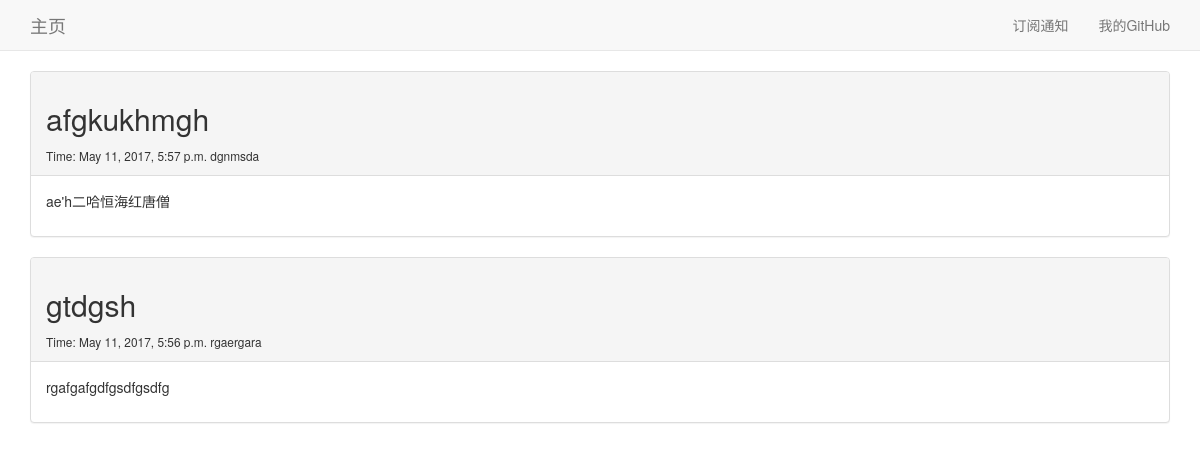
Before: / with the older database file.
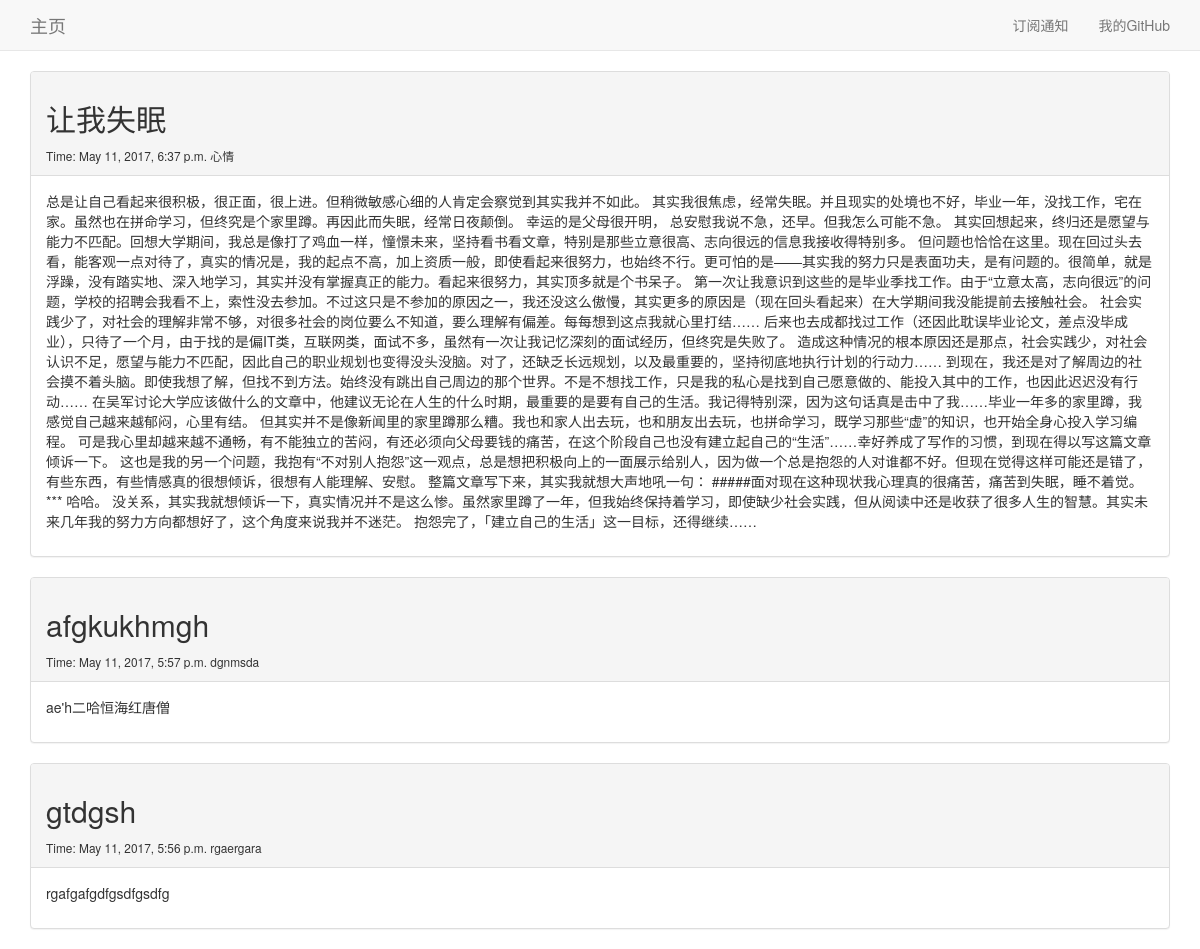
After: the same page with the newer database file.
### blog_main_part/models.py (models this page shows, shortened)
class Article(models.Model):
    title = models.CharField(max_length=100)
    category = models.CharField(max_length=50, blank=True)
    date_added = models.DateTimeField(auto_now_add=True)
    content = models.TextField(blank=True, null=True)
    class Meta:
        ordering = ['-date_added']
        verbose_name_plural = "articles"

### blog_main_part/views.py (the view)
# urls.py: url(r'^$', views.home, name='home'),
@cache_page(60 * 15)
def home(request):
    post_list = Article.objects.all()  # 获取Article模型的全部数据
    return render(request, 'blog_main_part/home.html', {'post_list': post_list})

### blog_main_part/templates/blog_main_part/home.html
{% extends "blog_main_part/base.html" %} {% load bootstrap3 %} {% block content %} {% for post in post_list %}
<section class="panel panel-default">
    <header class="panel-heading">
        <h2>
                {{ post.title }}
        </h2>
        <small>
          Time: <span>{{ post.date_added }}</span>
                <span>{{ post.category }}</span>
        </small>
    </header>
    <div class="panel-body">
        <p>
            {{ post.content }}
        </p>
    </div>
</section>
{% empty %} 这里还空空如也。 {% endfor %} {% endblock content %}

### blog_main_part/templates/blog_main_part/base.html (shortened to what this page needs)
 {% load bootstrap3 %}
<!DOCTYPE html>
<html lang="en">
    <head>
        {% bootstrap_css %} {% bootstrap_javascript %}
    </head>
    <body>
        <nav class="navbar navbar-default navbar-static-top">
            <div class="container">
                <div class="navbar-header">
                    <a class="navbar-brand" href="{% url 'blog_main_part:home' %}">
                        主页</a>
                </div>
                <ul class="nav navbar-nav navbar-right">
                    <li>
                        <a>订阅通知</a>
                    </li>
                    <li>
                        <a target="_blank" href="https://github.com/Bryanthelol">我的GitHub</a>
                    </li>
                </ul>
            </div>
        </nav>
        <div class="container">
            <div>
                {% block content %}{% endblock content %}
            </div>
        </div>
    </body>
</html>

Changed rows visible on the page:
added Article: title "让我失眠", date_added "May 11, 2017, 6:37 p.m.", category "心情", content "总是让自己看起来很积极，很正面，很上进。但稍微敏感心细的人肯定会察觉到其实我并不如此。 其实我很焦虑，经常失眠。并且现实的处境也不好，毕业一年，没找工作，宅在家。虽然也在拼命学习，但终究是个家里蹲。再因此而失眠，经常日夜颠倒。 幸运的是父母很开明， 总安慰我说不急，还早。但我怎么可能不急。 其实回想起来，终归还是愿望与能力不匹配。回想大学期间，我总是像打了鸡血一样，憧憬未来，坚持看书看文章，特别是那些立意很高、志向很远的信息我接收得特别多。 但问题也恰恰在这里。现在回过头去看，能客观一点对待了，真实的情况是，我的起点不高，加上资质一般，即使看起来很努力，也始终不行。更可怕的是——其实我的努力只是表面功夫，是有问题的。很简单，就是浮躁，没有踏实地、深入地学习，其实并没有掌握真正的能力。看起来很努力，其实顶多就是个书呆子。 第一次让我意识到这些的是毕业季找工作。由于“立意太高，志向很远”的问题，学校的招聘会我看不上，索性没去参加。不过这只是不参加的原因之一，我还没这么傲慢，其实更多的原因是（现在回头看起来）在大学期间我没能提前去接触社会。 社会实践少了，对社会的理解非常不够，对很多社会的岗位要么不知道，要么理解有偏差。每每想到这点我就心里打结…… 后来也去成都找过工作（还因此耽误毕业论文，差点没毕成业），只待了一个月，由于找的是偏IT类，互联网类，面试不多，虽然有一次让我记忆深刻的面试经历，但终究是失败了。…"
